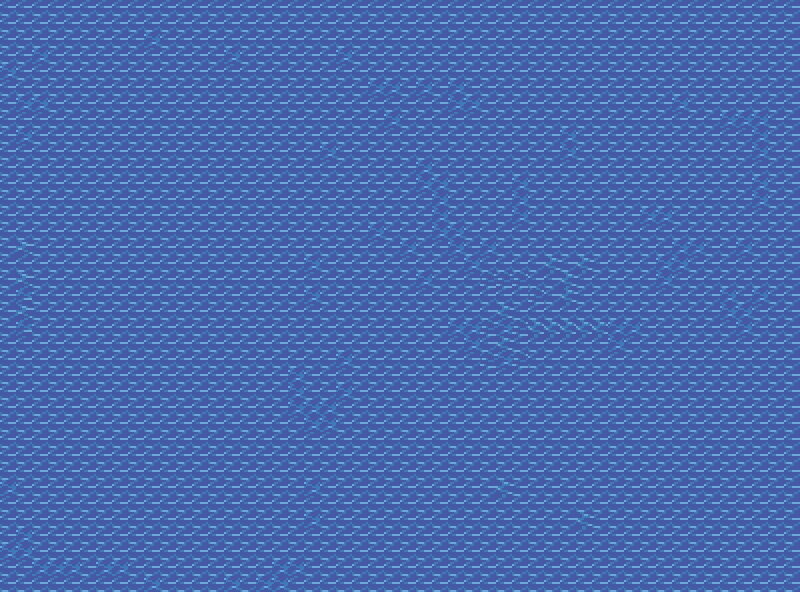

A level layout from a 2D game, rendered from its tile map. Below: a short description, then the map file with tile-grid data replaced by summaries:
An orthogonal 50x37 tile map with 16x16 px tiles, 3 tile layers (Tile Layer 1, Tile Layer 2, Tile Layer 3).

<map version="1.0" tiledversion="1.1.5" orientation="orthogonal" renderorder="right-down" width="50" height="37" tilewidth="16" tileheight="16" infinite="0" nextobjectid="210">
 <tileset firstgid="1" source="beach.tsx" />
 <layer name="Tile Layer 1" width="50" height="37">
  <data>[1850 cells, 1850 non-empty, 25 distinct tile ids]</data>
 </layer>
 <layer name="Tile Layer 2" width="50" height="37">
  <data>[1850 cells, 1488 non-empty, 2 distinct tile ids]</data>
 </layer>
 <layer name="Tile Layer 3" width="50" height="37">
  <data>[1850 cells, 26 non-empty, 22 distinct tile ids]</data>
 </layer>
 <objectgroup name="cats" />
 <objectgroup name="coins" />
 <objectgroup name="thwompers" />
 <objectgroup name="yarn_balls" />
 <objectgroup name="portals" />
 <objectgroup name="zone 1" />
 <objectgroup name="impassable" />
 <objectgroup name="zone 2" />
 <objectgroup name="lava_bubble_bursts" />
 <objectgroup name="saw_blades" />
</map>
